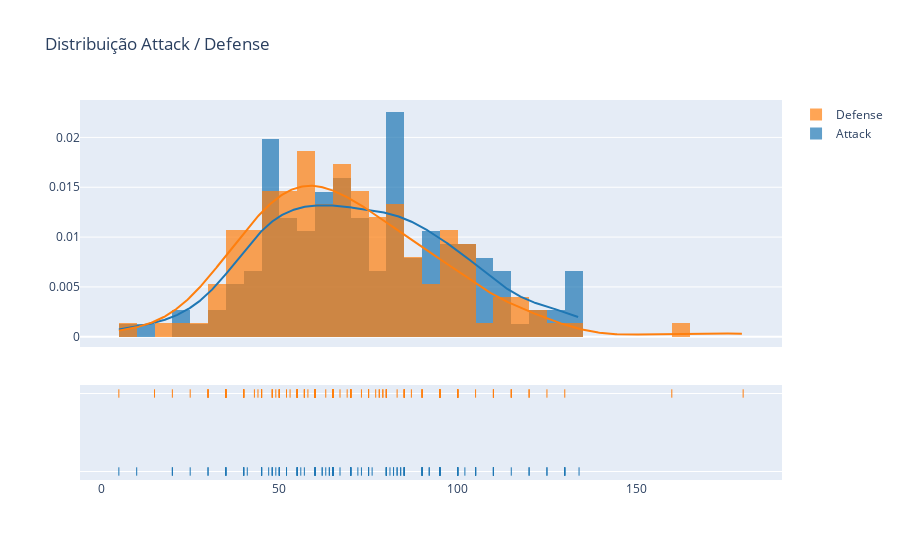

The cell this chart's notebook holds for it:
### Code cell
distri_vs_att('Attack', 'Defense')

### Figure 1 — Plotly figure (JSON) as saved in the notebook; plotly's stock layout.template omitted (floating-point values rounded to 4 significant figures; data arrays with more than 128 entries replaced by an {"elided": "..."} marker saying what was removed)
{"data": [{"autobinx": false, "histnorm": "probability density", "legendgroup": "Attack", "marker": {"color": "rgb(31, 119, 180)"}, "name": "Attack", "opacity": 0.7, "type": "histogram", "x": {"elided": "151 int values"}, "xaxis": "x", "xbins": {"end": 134, "size": 5, "start": 5}, "yaxis": "y"}, {"autobinx": false, "histnorm": "probability density", "legendgroup": "Defense", "marker": {"color": "rgb(255, 127, 14)"}, "name": "Defense", "opacity": 0.7, "type": "histogram", "x": {"elided": "151 int values"}, "xaxis": "x", "xbins": {"end": 180, "size": 5, "start": 5}, "yaxis": "y"}, {"legendgroup": "Attack", "marker": {"color": "rgb(31, 119, 180)"}, "mode": "lines", "name": "Attack", "showlegend": false, "type": "scatter", "x": {"elided": "500 float values"}, "xaxis": "x", "y": {"elided": "500 float values"}, "yaxis": "y"}, {"legendgroup": "Defense", "marker": {"color": "rgb(255, 127, 14)"}, "mode": "lines", "name": "Defense", "showlegend": false, "type": "scatter", "x": {"elided": "500 float values"}, "xaxis": "x", "y": {"elided": "500 float values"}, "yaxis": "y"}, {"legendgroup": "Attack", "marker": {"color": "rgb(31, 119, 180)", "symbol": "line-ns-open"}, "mode": "markers", "name": "Attack", "showlegend": false, "type": "scatter", "x": {"elided": "151 int values"}, "xaxis": "x", "y": {"elided": "151 str values"}, "yaxis": "y2"}, {"legendgroup": "Defense", "marker": {"color": "rgb(255, 127, 14)", "symbol": "line-ns-open"}, "mode": "markers", "name": "Defense", "showlegend": false, "type": "scatter", "x": {"elided": "151 int values"}, "xaxis": "x", "y": {"elided": "151 str values"}, "yaxis": "y2"}], "layout": {"barmode": "overlay", "hovermode": "closest", "legend": {"traceorder": "reversed"}, "title": {"text": "Distribuição Attack / Defense"}, "xaxis": {"anchor": "y2", "domain": [0, 1], "zeroline": false}, "yaxis": {"anchor": "free", "domain": [0.35, 1], "position": 0}, "yaxis2": {"anchor": "x", "domain": [0, 0.25], "dtick": 1, "showticklabels": false}}}
